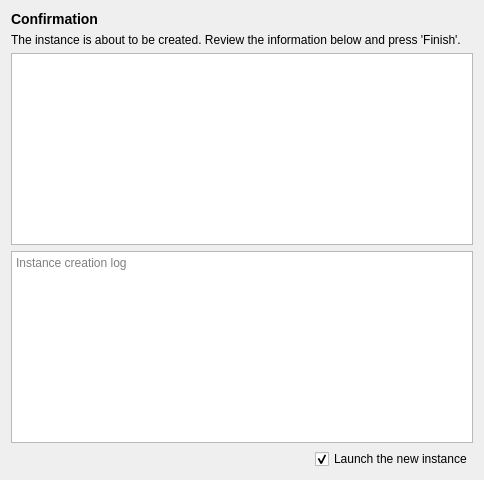
     <widget class="QWidget" name="page_8">
      <layout class="QVBoxLayout" name="verticalLayout_22">
       <item>
        <widget class="QWidget" name="widget_18" native="true">
         <layout class="QVBoxLayout" name="verticalLayout_24">
          <property name="leftMargin">
           <number>0</number>
          </property>
          <property name="topMargin">
           <number>0</number>
          </property>
          <property name="rightMargin">
           <number>0</number>
          </property>
          <property name="bottomMargin">
           <number>0</number>
          </property>
          <item>
           <widget class="QLabel" name="label_16">
            <property name="text">
             <string>&lt;h3&gt;Confirmation&lt;/h3&gt;</string>
            </property>
           </widget>
          </item>
          <item>
           <widget class="QLabel" name="label_17">
            <property name="text">
             <string>The instance is about to be created. Review the information below and press 'Finish'.</string>
            </property>
           </widget>
          </item>
         </layout>
        </widget>
       </item>
       <item>
        <widget class="QWidget" name="widget_19" native="true">
         <layout class="QVBoxLayout" name="verticalLayout_23">
          <property name="leftMargin">
           <number>0</number>
          </property>
          <property name="topMargin">
           <number>0</number>
          </property>
          <property name="rightMargin">
           <number>0</number>
          </property>
          <property name="bottomMargin">
           <number>0</number>
          </property>
          <item>
           <widget class="QTextEdit" name="review">
            <property name="lineWrapMode">
             <enum>QTextEdit::LineWrapMode::NoWrap</enum>
            </property>
            <property name="readOnly">
             <bool>true</bool>
            </property>
           </widget>
          </item>
          <item>
           <widget class="QTextEdit" name="creationLog">
            <property name="lineWrapMode">
             <enum>QTextEdit::LineWrapMode::NoWrap</enum>
            </property>
            <property name="textInteractionFlags">
             <set>Qt::TextInteractionFlag::TextSelectableByKeyboard|Qt::TextInteractionFlag::TextSelectableByMouse</set>
            </property>
            <property name="placeholderText">
             <string>Instance creation log</string>
            </property>
           </widget>
          </item>
          <item>
           <widget class="QWidget" name="widget_20" native="true">
            <layout class="QHBoxLayout" name="horizontalLayout_5">
             <property name="leftMargin">
              <number>0</number>
             </property>
             <property name="topMargin">
              <number>0</number>
             </property>
             <property name="rightMargin">
              <number>0</number>
             </property>
             <property name="bottomMargin">
              <number>0</number>
             </property>
             <item>
              <spacer name="horizontalSpacer_4">
               <property name="orientation">
                <enum>Qt::Orientation::Horizontal</enum>
               </property>
               <property name="sizeHint" stdset="0">
                <size>
                 <width>304</width>
                 <height>20</height>
                </size>
               </property>
              </spacer>
             </item>
             <item>
              <widget class="QCheckBox" name="launch">
               <property name="text">
                <string>Launch the new instance</string>
               </property>
               <property name="checked">
                <bool>true</bool>
               </property>
              </widget>
             </item>
            </layout>
           </widget>
          </item>
         </layout>
        </widget>
       </item>
      </layout>
     </widget>
